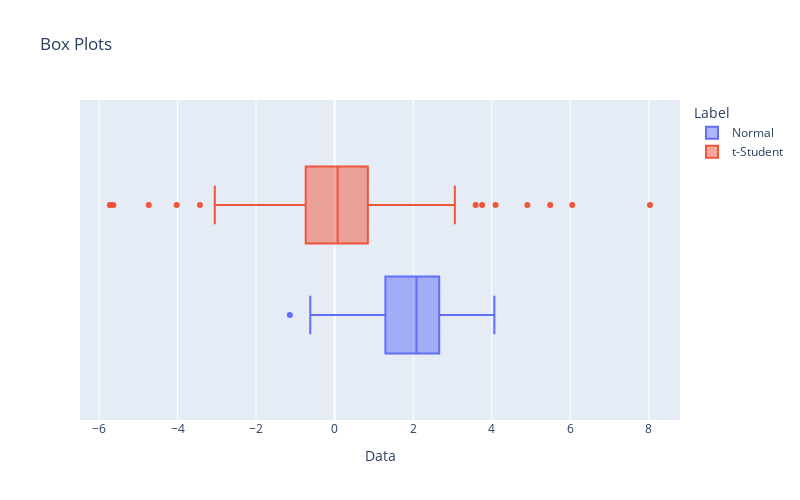

The cell this chart's notebook holds for it:
### Markdown cell above
1. To make box plots illustrating multiple distributions we follow the same ingredients as before calling the function `box`  but importantly we have to pass the input `color` to differentiate the distributions

### Code cell
fig = px.box(df, x="Data", 
             color="Label",
             height = 500, width = 800,
             title='Box Plots')
fig.show()

### Figure 1 — Plotly figure (JSON) as saved in the notebook; plotly's stock layout.template omitted (floating-point values rounded to 4 significant figures; data arrays with more than 128 entries replaced by an {"elided": "..."} marker saying what was removed)
{"data": [{"alignmentgroup": "True", "hovertemplate": "Label=Normal<br>Data=%{x}<extra></extra>", "legendgroup": "Normal", "marker": {"color": "#636efa"}, "name": "Normal", "notched": false, "offsetgroup": "Normal", "orientation": "h", "showlegend": true, "type": "box", "x": {"elided": "200 float values"}, "x0": " ", "xaxis": "x", "y0": " ", "yaxis": "y"}, {"alignmentgroup": "True", "hovertemplate": "Label=t-Student<br>Data=%{x}<extra></extra>", "legendgroup": "t-Student", "marker": {"color": "#EF553B"}, "name": "t-Student", "notched": false, "offsetgroup": "t-Student", "orientation": "h", "showlegend": true, "type": "box", "x": {"elided": "200 float values"}, "x0": " ", "xaxis": "x", "y0": " ", "yaxis": "y"}], "layout": {"boxmode": "group", "height": 500, "legend": {"title": {"text": "Label"}, "tracegroupgap": 0}, "title": {"text": "Box Plots"}, "width": 800, "xaxis": {"anchor": "y", "domain": [0, 1], "title": {"text": "Data"}}, "yaxis": {"anchor": "x", "domain": [0, 1]}}}
